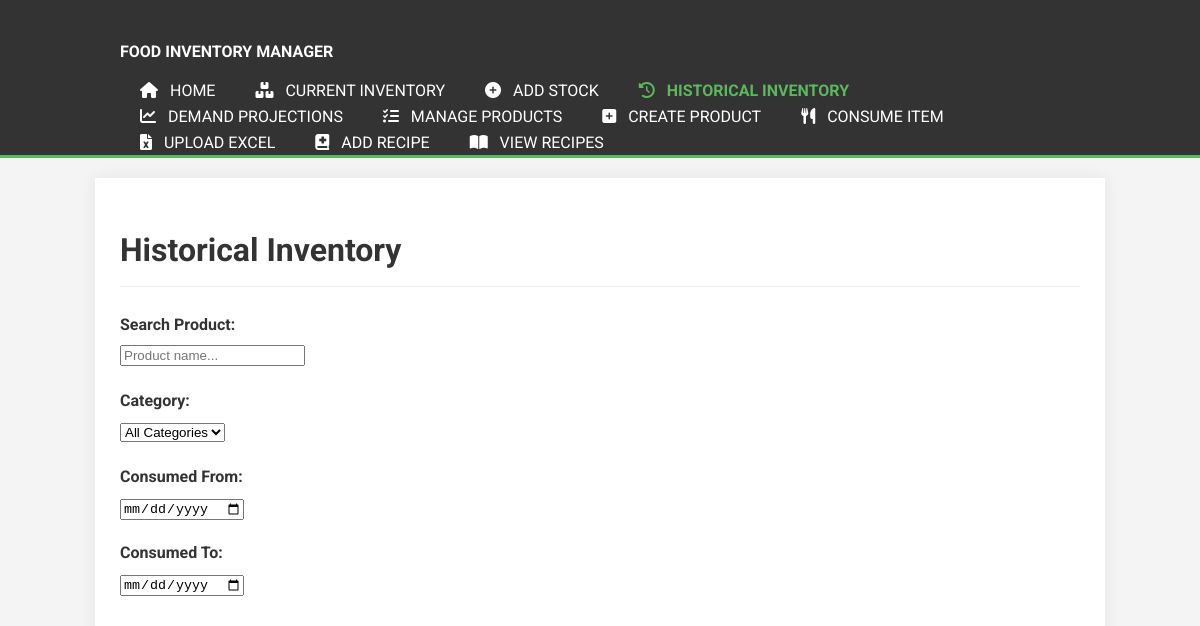
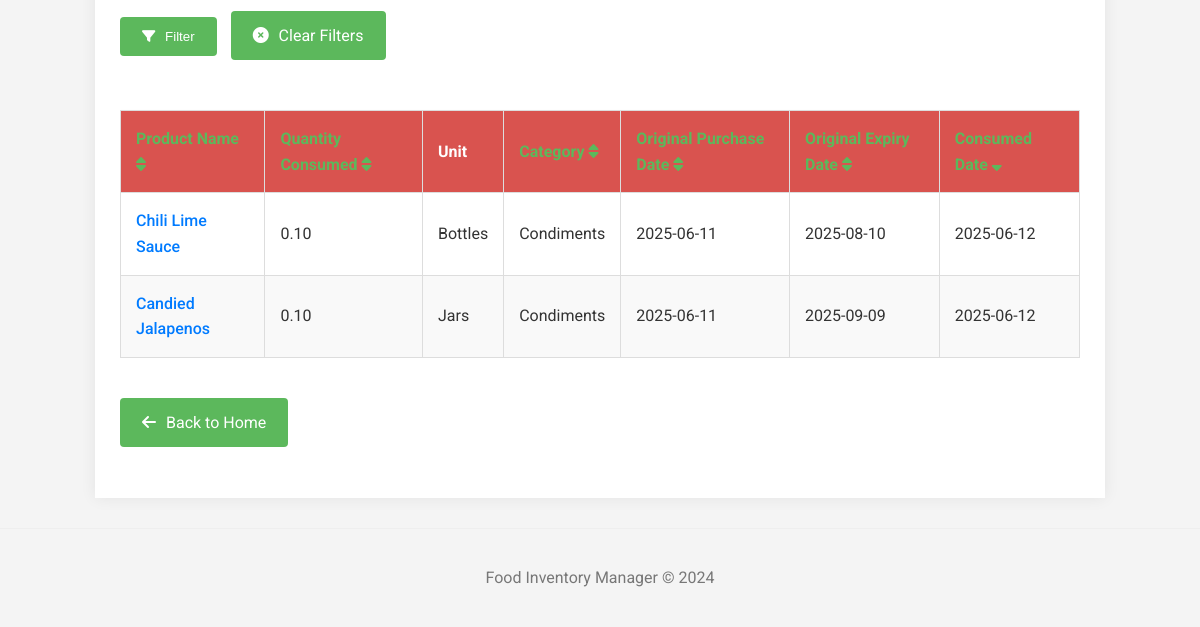
The page /inventory/historical on the database as committed earlier (2 pictures, top to bottom).
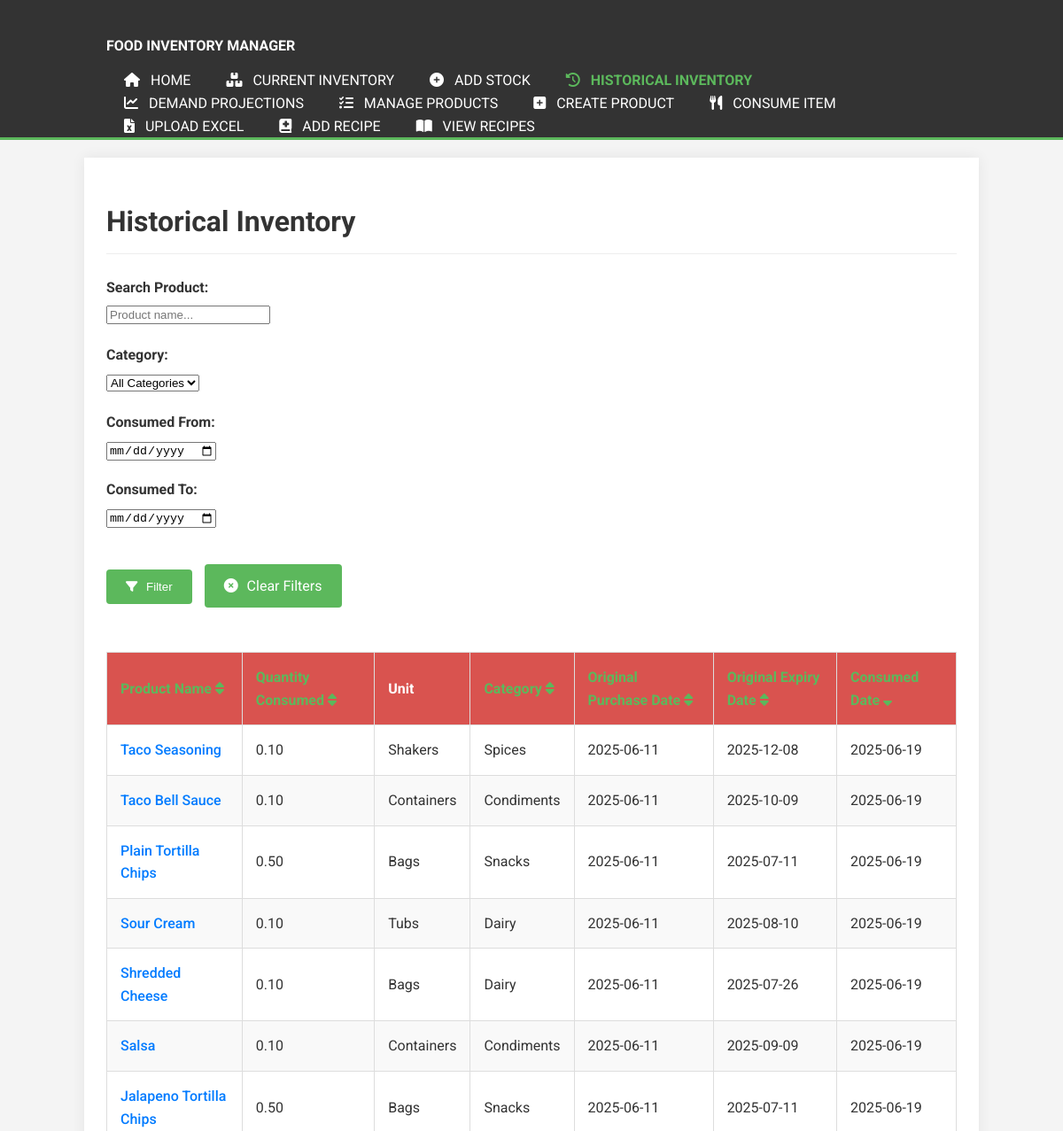
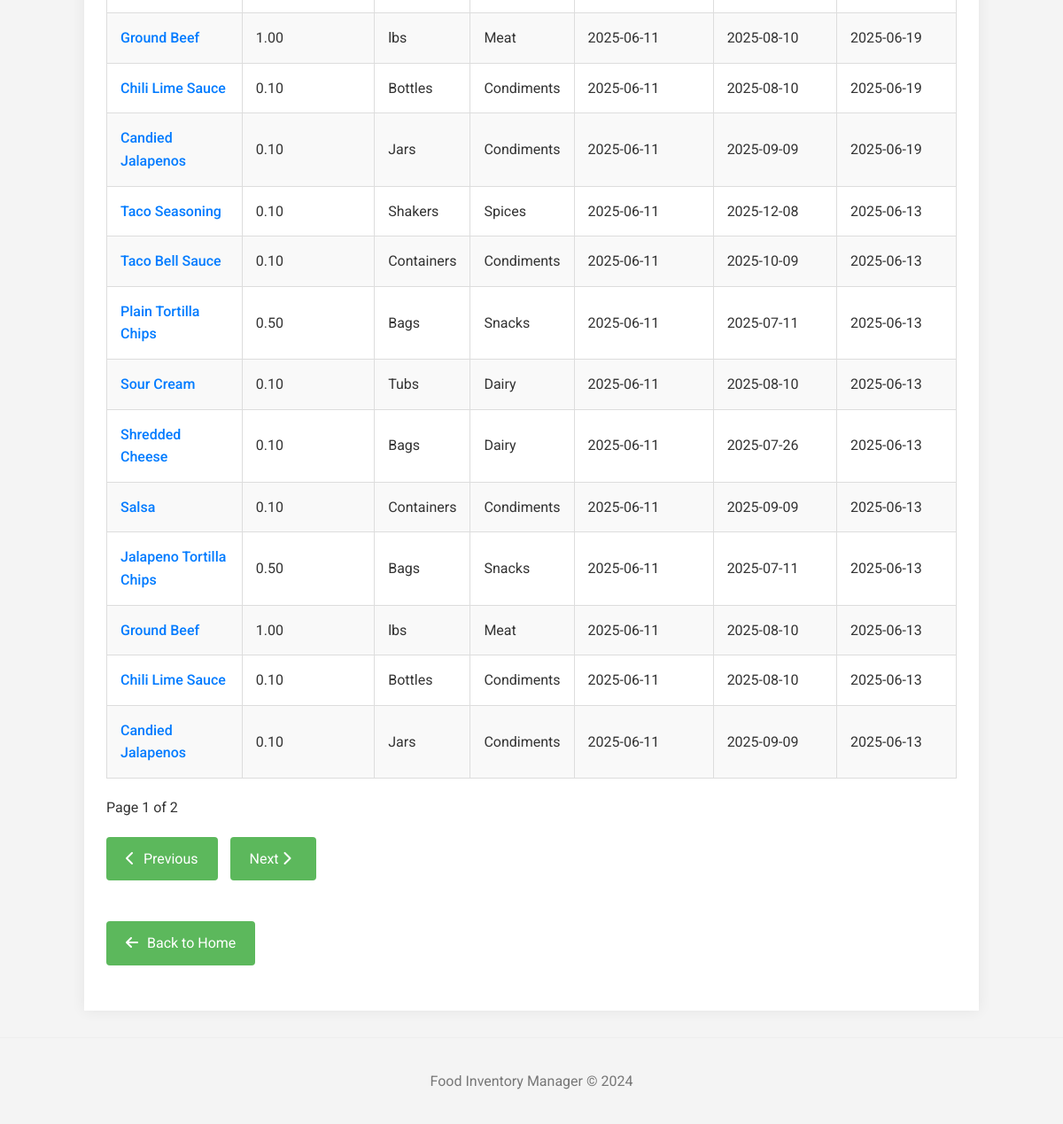
The same page on the database as committed later (2 pictures, top to bottom).
### tables this page shows
CREATE TABLE historical_items (
                        id INTEGER PRIMARY KEY AUTOINCREMENT,
                        product_id INTEGER,
                        name TEXT NOT NULL,
                        quantity_consumed_this_time REAL NOT NULL,
                        original_quantity_string TEXT,
                        purchase_date TEXT, 
                        expiry_date TEXT,
                        consumed_date TEXT NOT NULL,
                        FOREIGN KEY (product_id) REFERENCES products (id)
                    );

CREATE TABLE products (
                        id INTEGER PRIMARY KEY AUTOINCREMENT,
                        name TEXT NOT NULL UNIQUE,
                        category TEXT,
                        subcategory TEXT,
                        unit_of_measure TEXT NOT NULL,
                        default_expiry_days INTEGER NOT NULL,
                        par_level REAL DEFAULT 0,
                        max_holding_amount REAL DEFAULT 0,
    purchase_location TEXT,
    consumption_override_rate REAL DEFAULT NULL
                    );

### app.py (the view, shortened to what this page needs)
@app.route('/inventory/historical')
def historical_inventory_view():
    search_term = request.args.get('search_term', '').strip()
    selected_category = request.args.get('category', '').strip()
    consumed_start_date = request.args.get('consumed_start_date', '').strip()
    consumed_end_date = request.args.get('consumed_end_date', '').strip()
    sort_by = request.args.get('sort_by', 'consumed_date').strip()
    sort_order = request.args.get('sort_order', 'DESC').strip().upper()
    if sort_order not in ['ASC', 'DESC']:
        sort_order = 'DESC'
    try:
        page = int(request.args.get('page', 1))
        if page < 1: page = 1
    except ValueError:
        page = 1
    try:
        per_page = int(request.args.get('per_page', 20))
        if per_page < 1: per_page = 1
    except ValueError:
        per_page = 20
    historical_items = manager.get_historical_inventory(
        search_term=search_term if search_term else None,
        category=selected_category if selected_category else None,
        consumed_start_date=consumed_start_date if consumed_start_date else None,
        consumed_end_date=consumed_end_date if consumed_end_date else None,
        sort_by=sort_by,
        sort_order=sort_order,
        page=page,
        per_page=per_page
    )
    total_items = manager.get_historical_inventory_count(
        search_term=search_term if search_term else None,
        category=selected_category if selected_category else None,
        consumed_start_date=consumed_start_date if consumed_start_date else None,
        consumed_end_date=consumed_end_date if consumed_end_date else None
    )
    total_pages = (total_items + per_page - 1) // per_page if per_page > 0 else 1
    categories_options = manager.get_historical_inventory_categories()
    return render_template(
        'historical_inventory.html',
        items=historical_items,
        current_page=page,
        total_pages=total_pages,
        per_page=per_page,
        search_term=search_term,
        selected_category=selected_category,
        consumed_start_date=consumed_start_date,
        consumed_end_date=consumed_end_date,
        sort_by=sort_by,
        sort_order=sort_order,
        categories=categories_options
    )

### Food_manager.py (called while the page is built)
    def _get_db_connection(self):
        if self.conn and self.db_filepath == ":memory:":
            return self.conn
        conn = sqlite3.connect(self.db_filepath)
        conn.row_factory = sqlite3.Row # Access columns by name
        return conn

    def get_historical_inventory_categories(self):
        categories = []
        query = """
            SELECT DISTINCT p.category
            FROM products p
            JOIN historical_items hi ON p.id = hi.product_id
            WHERE p.category IS NOT NULL
            ORDER BY p.category ASC
        """
        try:
            with self._get_db_connection() as conn:
                cursor = conn.cursor()
                cursor.execute(query)
                rows = cursor.fetchall()
                for row in rows:
                    categories.append(row['category'])
        except sqlite3.Error as e:
            print(f"Database error fetching historical inventory categories: {e}")
        return categories

### templates/historical_inventory.html (shortened to what this page needs)
{% extends "base.html" %}
{% block page_header %}
    <h1 class="page-title">Historical Inventory</h1>
{% endblock %}
{% block content %}
<form method="GET" action="{{ url_for('historical_inventory_view') }}" class="filter-form">
    <div class="form-row">
        <div class="form-group">
            <label for="search_term">Search Product:</label>
            <input type="text" name="search_term" id="search_term" value="{{ search_term or '' }}" placeholder="Product name...">
        </div>
        <div class="form-group">
            <label for="category">Category:</label>
            <select name="category" id="category">
                <option value="" {% if not selected_category %}selected{% endif %}>All Categories</option>
            </select>
        </div>
    </div>
    <div class="form-row">
        <div class="form-group">
            <label for="consumed_start_date">Consumed From:</label>
            <input type="date" name="consumed_start_date" id="consumed_start_date" value="{{ consumed_start_date or '' }}">
        </div>
        <div class="form-group">
            <label for="consumed_end_date">Consumed To:</label>
            <input type="date" name="consumed_end_date" id="consumed_end_date" value="{{ consumed_end_date or '' }}">
        </div>
    </div>
    <div class="form-actions">
        <button type="submit" class="button"><i class="fas fa-filter"></i> Filter</button>
        <a href="{{ url_for('historical_inventory_view') }}" class="button button-secondary"><i class="fas fa-times-circle"></i> Clear Filters</a>
    </div>
</form>
    {% if items %}
    <div class="table-responsive-wrapper">
        <table>
            <thead>
                <tr>
                    {% macro sortable_header(column_key, display_name, current_sort_by, current_sort_order, current_filters) %}
                        {% set new_sort_order = 'DESC' if current_sort_by == column_key and current_sort_order == 'ASC' else 'ASC' %}
                        {% set updated_filters = dict(current_filters, sort_by=column_key, sort_order=new_sort_order) %}
                        <th class="historical-inventory-header">
                            <a href="{{ url_for('historical_inventory_view', **updated_filters) }}">
                                {{ display_name }}
                                {% if current_sort_by == column_key %}
                                    <i class="fas fa-sort-{{ 'up' if current_sort_order == 'ASC' else 'down' }}"></i>
                                {% else %}
                                    <i class="fas fa-sort"></i>
                                {% endif %}
                            </a>
                        </th>
                    {% endmacro %}
                    {% set current_filters = {
                        'search_term': search_term,
                        'category': selected_category,
                        'consumed_start_date': consumed_start_date,
                        'consumed_end_date': consumed_end_date,
                        'page': current_page,
                        'per_page': per_page
                    } %}
                    {{ sortable_header('product_name', 'Product Name', sort_by, sort_order, current_filters) }}
                    {{ sortable_header('quantity_consumed', 'Quantity Consumed', sort_by, sort_order, current_filters) }}
                    <th class="historical-inventory-header">Unit</th>
                    {{ sortable_header('category', 'Category', sort_by, sort_order, current_filters) }}
                    {{ sortable_header('purchase_date', 'Original Purchase Date', sort_by, sort_order, current_filters) }}
                    {{ sortable_header('expiry_date', 'Original Expiry Date', sort_by, sort_order, current_filters) }}
                    {{ sortable_header('consumed_date', 'Consumed Date', sort_by, sort_order, current_filters) }}
                </tr>
            </thead>
            <tbody>
                {% for item in items %}
                <tr>
                    <td>
                        {% if item.product_id %}
                        <a href="#" class="product-name-link" data-product-id="{{ item.product_id }}" onclick="openProductModal(this.dataset.productId); return false;">{{ item.name }}</a>
                        {% else %}
                        {{ item.name }}
                        {% endif %}
                    </td>
                    <td>{{ "%.2f"|format(item.quantity_consumed_this_time) if item.quantity_consumed_this_time is number else item.quantity_consumed_this_time }}</td>
                    <td>{{ item.unit_of_measure if item.unit_of_measure else '-' }}</td>
                    <td>{{ item.category if item.category else '-' }}</td>
                    <td>{{ item.purchase_date.isoformat() if item.purchase_date else 'N/A' }}</td>
                    <td>{{ item.expiry_date.isoformat() if item.expiry_date else 'N/A' }}</td>
                    <td>{{ item.consumed_date.isoformat() if item.consumed_date else 'N/A' }}</td>
                </tr>
                {% endfor %}
            </tbody>
        </table>
    </div>
    {% if total_pages > 1 %}
    <div class="pagination">
        <span>Page {{ current_page }} of {{ total_pages }}</span>
        <div class="page-navigation">
            {% set pagination_filters = {
                'search_term': search_term,
                'category': selected_category,
                'consumed_start_date': consumed_start_date,
                'consumed_end_date': consumed_end_date,
                'sort_by': sort_by,
                'sort_order': sort_order,
                'per_page': per_page
            } %}
            {% if current_page > 1 %}
            <a href="{{ url_for('historical_inventory_view', **dict(pagination_filters, page=current_page - 1)) }}" class="button button-small">
                <i class="fas fa-chevron-left"></i> Previous
            </a>
            {% else %}
            <span class="button button-small button-disabled"><i class="fas fa-chevron-left"></i> Previous</span>
            {% endif %}
            {% if current_page < total_pages %}
            <a href="{{ url_for('historical_inventory_view', **dict(pagination_filters, page=current_page + 1)) }}" class="button button-small">
                Next <i class="fas fa-chevron-right"></i>
            </a>
            {% else %}
            <span class="button button-small button-disabled">Next <i class="fas fa-chevron-right"></i></span>
            {% endif %}
        </div>
    </div>
    {% endif %}
    {% endif %}
    <p><a href="{{ url_for('home') }}" class="nav-link-button" style="margin-top: 20px;"><i class="fas fa-arrow-left"></i> Back to Home</a></p>
{% endblock %}

### templates/base.html (shortened to what this page needs)
<!doctype html>
<html lang="en">
<head>
    <link rel="stylesheet" href="{{ url_for('static', filename='style.css') }}">
    <link rel="stylesheet" href="https://cdnjs.cloudflare.com/ajax/libs/font-awesome/6.0.0-beta3/css/all.min.css">
</head>
<body>
    <header>
        <div class="container">
            <div id="branding">
                <h1><a href="{{ url_for('home') }}">Food Inventory Manager</a></h1>
            </div>
            <nav>
                <ul>
                    <li class="{% if request.endpoint == 'home' %}current{% endif %}"><a href="{{ url_for('home') }}"><i class="fas fa-home"></i> Home</a></li>
                    <li class="{% if request.endpoint == 'current_inventory_view' %}current{% endif %}"><a href="{{ url_for('current_inventory_view') }}"><i class="fas fa-boxes"></i> Current Inventory</a></li>
                    <li class="{% if request.endpoint == 'add_inventory_stock_view' %}current{% endif %}"><a href="{{ url_for('add_inventory_stock_view') }}"><i class="fas fa-plus-circle"></i> Add Stock</a></li>
                    <li class="{% if request.endpoint == 'historical_inventory_view' %}current{% endif %}"><a href="{{ url_for('historical_inventory_view') }}"><i class="fas fa-history"></i> Historical Inventory</a></li>
                    <li class="{% if request.endpoint == 'projections_view' %}current{% endif %}"><a href="{{ url_for('projections_view') }}"><i class="fas fa-chart-line"></i> Demand Projections</a></li>
                    <li class="{% if request.endpoint == 'list_products_view' %}current{% endif %}"><a href="{{ url_for('list_products_view') }}"><i class="fas fa-tasks"></i> Manage Products</a></li>
                    <li class="{% if request.endpoint == 'create_product_view' %}current{% endif %}"><a href="{{ url_for('create_product_view') }}"><i class="fas fa-plus-square"></i> Create Product</a></li>
                    <li class="{% if request.endpoint == 'consume_item_view' %}current{% endif %}"><a href="{{ url_for('consume_item_view') }}"><i class="fas fa-utensils"></i> Consume Item</a></li>
                    <li class="{% if request.endpoint == 'upload_excel_view' %}current{% endif %}"><a href="{{ url_for('upload_excel_view') }}"><i class="fas fa-file-excel"></i> Upload Excel</a></li>
                    <li class="{% if request.endpoint == 'add_recipe_view' %}current{% endif %}"><a href="{{ url_for('add_recipe_view') }}"><i class="fas fa-book-medical"></i> Add Recipe</a></li>
                    <li class="{% if request.endpoint == 'recipes_list_view' %}current{% endif %}"><a href="{{ url_for('recipes_list_view') }}"><i class="fas fa-book-open"></i> View Recipes</a></li>
                </ul>
            </nav>
        </div>
    </header>
    <div class="container main-content">
        {% block page_header %}{% endblock %}
        {% block content %}{% endblock %}
    </div>
    <footer>
        <p>Food Inventory Manager &copy; 2024</p>
    </footer>
</body>
</html>

### static/style.css (style rules this page uses)
body { font-family: 'Roboto', Arial, sans-serif; margin: 0; padding: 0; background-color: #f4f4f4; color: #333; line-height: 1.6; }
.container { width: 80%; margin: auto; overflow: hidden; padding: 0 20px; }
header { background: #333; color: #fff; padding-top: 30px; min-height: 70px; border-bottom: #5cb85c 3px solid; }
header a { color: #fff; text-decoration: none; text-transform: uppercase; font-size: 16px; }
header ul { padding: 0; margin: 0; list-style: none; overflow: hidden; }
header #branding { float: left; }
header #branding h1 { margin: 0; font-size: 24px; }
header nav { float: right; margin-top: 10px; }
header .highlight, header .current a { color: #5cb85c; font-weight: bold; }
header li { float: left; display: inline; padding: 0 20px 0 20px; }
header nav ul li a i { margin-right: 8px; }
.main-content { padding: 25px; background: #fff; margin-top: 20px; box-shadow: 0 0 15px rgba(0,0,0,0.07); }
h1, h2, h3 { color: #333; }
h1.page-title { margin-bottom: 25px; color: #333; border-bottom: 1px solid #eee; padding-bottom: 10px; }
.form-group { margin-bottom: 20px; }
.form-group label { display: block; margin-bottom: 5px; font-weight: bold; }
table { width: 100%; border-collapse: collapse; margin-top: 20px; box-shadow: 0 2px 3px rgba(0,0,0,0.1); }
th, td { padding: 15px; border: 1px solid #ddd; text-align: left; vertical-align: middle; }
th { color: white; font-weight: bold; }
th.historical-inventory-header { background-color: #d9534f; }
tr:nth-child(even) { background-color: #f9f9f9; }
a { color: #5cb85c; text-decoration: none; }
.button, .nav-link-button { display: inline-block; margin-top: 20px; padding: 12px 22px; background-color: #5cb85c; color: white !important; border-radius: 4px; text-decoration: none; border: none; cursor: pointer; margin-right: 10px; margin-bottom: 10px; transition: transform 0.2s ease-out, background-color 0.2s ease-out; }
.button i, .nav-link-button i { margin-right: 6px; }
footer { text-align: center; padding: 20px; margin-top: 30px; color: #777; border-top: 1px solid #eee; }
.table-responsive-wrapper { overflow-x: auto; margin-top: 20px; margin-bottom: 20px; }
.product-name-link { color: #007bff; text-decoration: none; cursor: pointer; font-weight: 500; }

Rows that differ between the two databases and show on the page:
no longer on this page (row unchanged): historical_items: name "Chili Lime Sauce", quantity_consumed_this_time "0.10", unit_of_measure "Bottles", category "Condiments", purchase_date "2025-06-11", expiry_date "2025-08-10", consumed_date "2025-06-12"
no longer on this page (row unchanged): historical_items: name "Candied Jalapenos", quantity_consumed_this_time "0.10", unit_of_measure "Jars", category "Condiments", purchase_date "2025-06-11", expiry_date "2025-09-09", consumed_date "2025-06-12"
added historical_items: name "Taco Seasoning", quantity_consumed_this_time "0.10", unit_of_measure "Shakers", category "Spices", purchase_date "2025-06-11", expiry_date "2025-12-08", consumed_date "2025-06-19"
added historical_items: name "Taco Bell Sauce", quantity_consumed_this_time "0.10", unit_of_measure "Containers", category "Condiments", purchase_date "2025-06-11", expiry_date "2025-10-09", consumed_date "2025-06-19"
added historical_items: name "Plain Tortilla Chips", quantity_consumed_this_time "0.50", unit_of_measure "Bags", category "Snacks", purchase_date "2025-06-11", expiry_date "2025-07-11", consumed_date "2025-06-19"
added historical_items: name "Sour Cream", quantity_consumed_this_time "0.10", unit_of_measure "Tubs", category "Dairy", purchase_date "2025-06-11", expiry_date "2025-08-10", consumed_date "2025-06-19"
added historical_items: name "Shredded Cheese", quantity_consumed_this_time "0.10", unit_of_measure "Bags", category "Dairy", purchase_date "2025-06-11", expiry_date "2025-07-26", consumed_date "2025-06-19"
added historical_items: name "Salsa", quantity_consumed_this_time "0.10", unit_of_measure "Containers", category "Condiments", purchase_date "2025-06-11", expiry_date "2025-09-09", consumed_date "2025-06-19"
added historical_items: name "Jalapeno Tortilla Chips", quantity_consumed_this_time "0.50", unit_of_measure "Bags", category "Snacks", purchase_date "2025-06-11", expiry_date "2025-07-11", consumed_date "2025-06-19"
added historical_items: name "Ground Beef", quantity_consumed_this_time "1.00", unit_of_measure "lbs", category "Meat", purchase_date "2025-06-11", expiry_date "2025-08-10", consumed_date "2025-06-19"
added historical_items: name "Chili Lime Sauce", quantity_consumed_this_time "0.10", unit_of_measure "Bottles", category "Condiments", purchase_date "2025-06-11", expiry_date "2025-08-10", consumed_date "2025-06-19"
added historical_items: name "Candied Jalapenos", quantity_consumed_this_time "0.10", unit_of_measure "Jars", category "Condiments", purchase_date "2025-06-11", expiry_date "2025-09-09", consumed_date "2025-06-19"
added historical_items: name "Taco Seasoning", quantity_consumed_this_time "0.10", unit_of_measure "Shakers", category "Spices", purchase_date "2025-06-11", expiry_date "2025-12-08", consumed_date "2025-06-13"
added historical_items: name "Taco Bell Sauce", quantity_consumed_this_time "0.10", unit_of_measure "Containers", category "Condiments", purchase_date "2025-06-11", expiry_date "2025-10-09", consumed_date "2025-06-13"
added historical_items: name "Plain Tortilla Chips", quantity_consumed_this_time "0.50", unit_of_measure "Bags", category "Snacks", purchase_date "2025-06-11", expiry_date "2025-07-11", consumed_date "2025-06-13"
added historical_items: name "Sour Cream", quantity_consumed_this_time "0.10", unit_of_measure "Tubs", category "Dairy", purchase_date "2025-06-11", expiry_date "2025-08-10", consumed_date "2025-06-13"
added historical_items: name "Shredded Cheese", quantity_consumed_this_time "0.10", unit_of_measure "Bags", category "Dairy", purchase_date "2025-06-11", expiry_date "2025-07-26", consumed_date "2025-06-13"
added historical_items: name "Salsa", quantity_consumed_this_time "0.10", unit_of_measure "Containers", category "Condiments", purchase_date "2025-06-11", expiry_date "2025-09-09", consumed_date "2025-06-13"
added historical_items: name "Jalapeno Tortilla Chips", quantity_consumed_this_time "0.50", unit_of_measure "Bags", category "Snacks", purchase_date "2025-06-11", expiry_date "2025-07-11", consumed_date "2025-06-13"
added historical_items: name "Ground Beef", quantity_consumed_this_time "1.00", unit_of_measure "lbs", category "Meat", purchase_date "2025-06-11", expiry_date "2025-08-10", consumed_date "2025-06-13"
added historical_items: name "Chili Lime Sauce", quantity_consumed_this_time "0.10", unit_of_measure "Bottles", category "Condiments", purchase_date "2025-06-11", expiry_date "2025-08-10", consumed_date "2025-06-13"
added historical_items: name "Candied Jalapenos", quantity_consumed_this_time "0.10", unit_of_measure "Jars", category "Condiments", purchase_date "2025-06-11", expiry_date "2025-09-09", consumed_date "2025-06-13"
Other text that changed with them:
{{ current_page }}: (not shown) → "1"
{{ total_pages }}: (not shown) → "2"
text now shown: "Page of Previous Next"
